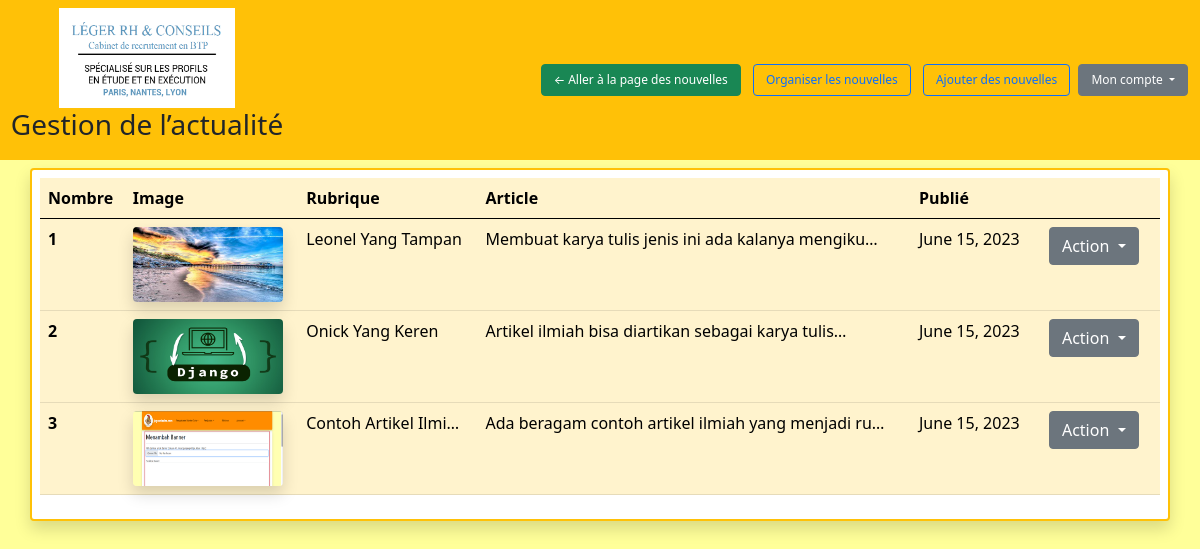
The page /blogs/adm/1/ (signed in) on the database as committed earlier.
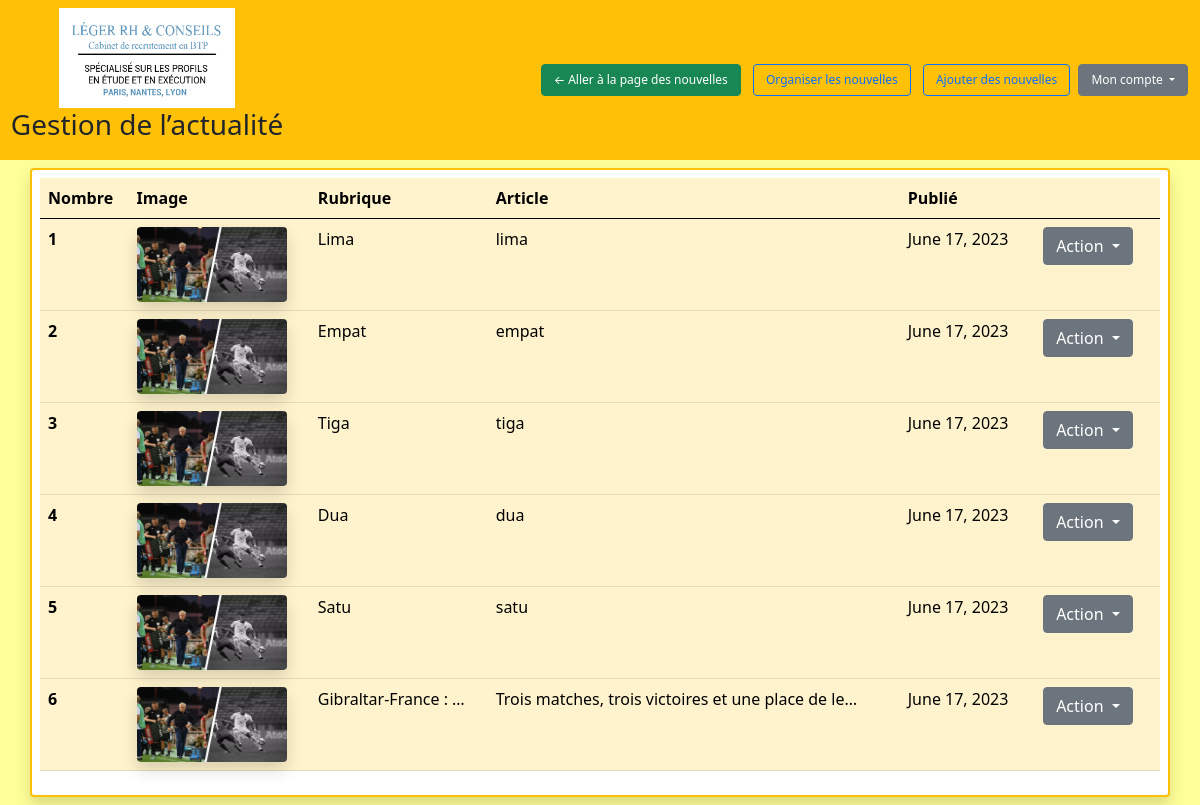
The same page on the database as committed later.
### blogs/models.py (models this page shows, shortened)
class myBlogs(models.Model):
	title = models.CharField(max_length=200,blank=False,null=False,verbose_name='Titre de l’actualité')
	body = models.TextField(max_length=1000,blank=False,null=False,verbose_name='Contenu de l’actualité')
	gambar = models.ImageField(null=False,blank=False,upload_to="blogs_img",verbose_name='Image pour les nouvelles')
	created_at = models.DateField(null=True,blank=True,auto_now_add=True,verbose_name='Date de création')
	active = models.BooleanField(default=True,null=False,blank=False,verbose_name='Cochez pour afficher')
	class Meta:
		ordering=['-id']
		unique_together =['title','body']

### blogs/views.py (the view, shortened to what this page needs)
# urls.py: path('adm/<str:page>/',admin_list,name="admin_list"),
@login_required
def admin_list(request,page):
	mydata = myBlogs.objects.all()
	try:
		halaman=int(page)
	except:
		halaman=1
	p = Paginator(mydata,10)
	if isinstance(page,int):
		if page<1:
			halaman=1
		if page>p.num_pages:
			halaman=1
	else:
		halaman=1
	tampilkanlah = p.get_page(halaman)
	return render(request,'blogs/list_blog.html',{'mydata':tampilkanlah})

### template/blogs/list_blog.html (shortened to what this page needs)
{% extends 'blogs/base_admin.html'%}
{% load static %}
{% block contents %}
<div class="container p-2 my-2 rounded border h-100 border-2 shadow border-warning bg-white">
	{% if mydata.paginator.count > 0%}
	<table class="table-warning table">
		<thead>
			<tr>
				<th>Nombre</th>
				<th>Image</th>
				<th>Rubrique</th>
				<th>Article</th>
				<th>Publié</th>
				<th></th>
			</tr>
		</thead>
		<tbody>
			{% for data in mydata%}
			<tr>
				<th>{{forloop.counter}}</th>
				<td><img class = "img rounded shadow" style="width:150px;height:75px" src="/media{{data.gambar.url}}" alt=""></td>
				<td><span title="Titre: {{data.title|title}}">{{data.title|truncatechars:20|title}}</span></td>
				<td><span title="Article: {{data.body}}">{{data.body|truncatechars:50}}</span></td>
				<td>{{data.created_at}}</td>
				<td>
					<div class="dropdown mx-2">
					  <button class="btn btn-secondary dropdown-toggle" type="button" id="dropdownMenuButton1" data-bs-toggle="dropdown" aria-expanded="false">
					    Action
					  </button>
					</div>
			</div>
				</td>
			</tr>
			{% endfor %}
	{% endif %}
{% endblock%}

Rows that differ between the two databases and show on the page:
removed myBlogs: gambar (picture), title "Leonel Yang Tampan", body "Membuat karya tulis jenis ini ada kalanya mengiku…", created_at "June 15, 2023"
removed myBlogs: gambar (picture), title "Onick Yang Keren", body "Artikel ilmiah bisa diartikan sebagai karya tulis…", created_at "June 15, 2023"
removed myBlogs: gambar (picture), title "Contoh Artikel Ilmi…", body "Ada beragam contoh artikel ilmiah yang menjadi ru…", created_at "June 15, 2023"
added myBlogs: gambar (picture), title "Lima", body "lima", created_at "June 17, 2023"
added myBlogs: gambar (picture), title "Empat", body "empat", created_at "June 17, 2023"
added myBlogs: gambar (picture), title "Tiga", body "tiga", created_at "June 17, 2023"
added myBlogs: gambar (picture), title "Dua", body "dua", created_at "June 17, 2023"
added myBlogs: gambar (picture), title "Satu", body "satu", created_at "June 17, 2023"
added myBlogs: gambar (picture), title "Gibraltar-France : …", body "Trois matches, trois victoires et une place de le…", created_at "June 17, 2023"
